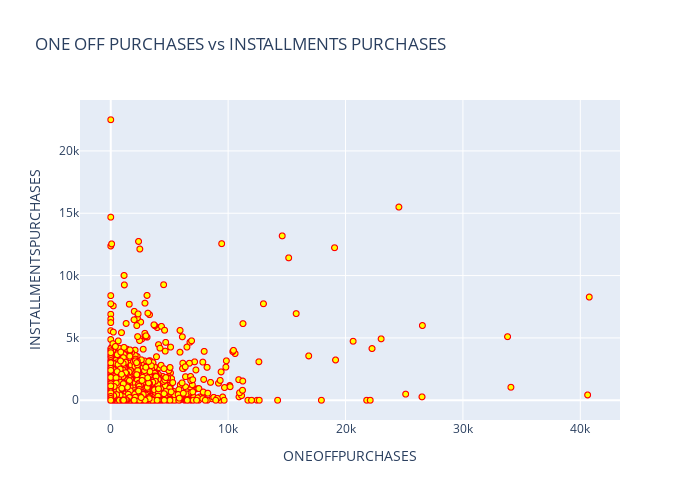

Write notebook code for a chart like this one.
### Markdown cell above
Dapat disimpulkan bahwa user memiliki kecenderungan untuk mengambil tenur 12 bulan apabila harga suatu barang cukup tinggi juga dengan jumlah yang banyak. Sedangkan dengan harga suatu barang yang rendah cenderung memilih untuk memiliki tenur yang rendah.

### Code cell
fig = px.scatter(df, x='ONEOFF_PURCHASES', y='INSTALLMENTS_PURCHASES',
                 title='ONE OFF PURCHASES vs INSTALLMENTS PURCHASES',
                 labels={'ONEOFF_PURCHASES': 'ONEOFFPURCHASES', 'INSTALLMENTS_PURCHASES': 'INSTALLMENTSPURCHASES'},
                 color_discrete_sequence=['red'])

fig.update_traces(marker=dict(color='yellow', line=dict(color='red', width=1)))
fig.update_layout(height=500, width=700)
fig.show()

### Figure 1 — Plotly figure (JSON) as saved in the notebook; plotly's stock layout.template omitted (floating-point values rounded to 4 significant figures; data arrays with more than 128 entries replaced by an {"elided": "..."} marker saying what was removed)
{"data": [{"hovertemplate": "ONEOFFPURCHASES=%{x}<br>INSTALLMENTSPURCHASES=%{y}<extra></extra>", "legendgroup": "", "marker": {"color": "yellow", "line": {"color": "red", "width": 1}, "symbol": "circle"}, "mode": "markers", "name": "", "showlegend": false, "type": "scattergl", "x": {"elided": "8950 float values"}, "xaxis": "x", "y": {"elided": "8950 float values"}, "yaxis": "y"}], "layout": {"height": 500, "legend": {"tracegroupgap": 0}, "title": {"text": "ONE OFF PURCHASES vs INSTALLMENTS PURCHASES"}, "width": 700, "xaxis": {"anchor": "y", "domain": [0, 1], "title": {"text": "ONEOFFPURCHASES"}}, "yaxis": {"anchor": "x", "domain": [0, 1], "title": {"text": "INSTALLMENTSPURCHASES"}}}}
